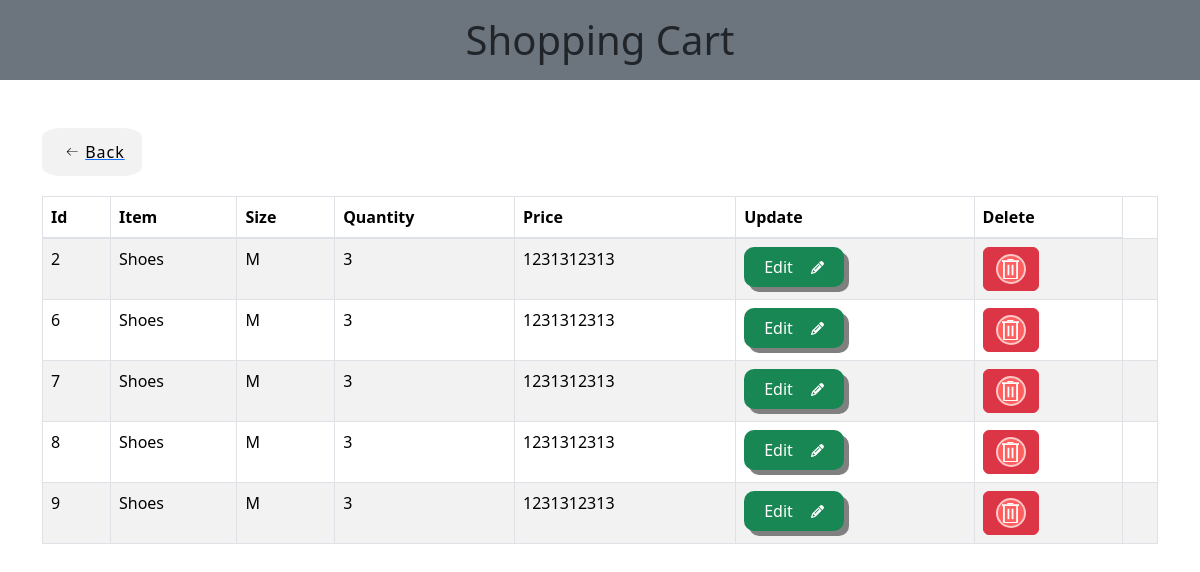
Screenshot of /CRUD/Shopping_cart.php with the database file from the repository.
### tables this page shows
CREATE TABLE `customer_cart` (
  `Id` int(11) NOT NULL,
  `Item` varchar(200) NOT NULL,
  `Size` varchar(5) DEFAULT NULL,
  `Quantity` int(11) NOT NULL,
  `Price` varchar(200) DEFAULT NULL
);

### CRUD/Shopping_cart.php (the view, shortened to what this page needs)
<?php include("../connection.php")?>
<!DOCTYPE html>
<html lang="en">
    <head>
        <link href="https://maxcdn.bootstrapcdn.com/bootstrap/4.5.2/css/bootstrap.min.css" rel="stylesheet">
        <link href="https://cdn.jsdelivr.net/npm/bootstrap@5.3.3/dist/css/bootstrap.min.css" rel="stylesheet">
    </head>
    <body>
        <h1 class="container-ls bg-secondary p-3 text-center mb-5" id="main-title">Shopping Cart</h1>
        <div class="container">
            <div class="box1">
                <a href="../index.php">
                <button class="backButton">
                    <span>Back</span>
                </button>
                </a>
            </div>
            <table class="table table-hover table-bordered table-striped">
                <thead>
                    <th>Id</th>
                    <th>Item</th>
                    <th>Size</th>
                    <th>Quantity</th>
                    <th>Price</th>
                    <th>Update</th>
                    <th>Delete</th>
                </thead>
                <tbody>
                    <?php
                    $query = "SELECT * FROM `customer_cart`";
                    $result = $connect->query($query);
                    if ($result->num_rows > 0) {
                        while ($row = $result->fetch_assoc()) {
                    ?>
                    <tr>
                        <td><?php echo $row['Id']; ?></td>
                        <td><?php echo $row['Item']; ?></td>
                        <td><?php echo $row['Size']; ?></td>
                        <td><?php echo $row['Quantity']; ?></td>
                        <td><?php echo $row['Price']; ?></td>
                        <td>
                            <button type="button" data-row-id="<?php echo $row['Id']?>" class="update btn btn-success update-button" data-bs-toggle="modal" data-bs-target="#exampleModal">Edit
                            </button>
                        <td>
                            <a href="Delete.php?Id=<?php echo $row['Id']?>" class="btn btn-danger">
                            <button class="bin-button">
                                <svg
                                    xmlns="http://www.w3.org/2000/svg"
                                    fill="none"
                                    viewBox="0 0 39 7"
                                    class="bin-top"
                                >
                                    <line stroke-width="4" stroke="white" y2="5" x2="39" y1="5"></line>
                                    <line
                                    stroke-width="3"
                                    stroke="white"
                                    y2="1.5"
                                    x2="26.0357"
                                    y1="1.5"
                                    x1="12"
                                    ></line>
                                </svg>
                            </button>
                            </a>
                        </td>
                        <td>
                        </td>
                    </tr>
                    <?php
                        }
                    }
                    ?>
                </tbody>
            </table>
            <?php include('Modal_Update.php')?>
        </body>
</html>

### CRUD/Modal_Update.php (shortened to what this page needs)
<!DOCTYPE html>
<html lang="en">
<head>
</head>
<body>
</body>
</html>

### CRUD/Shopping_cart.php (style rules this page uses)
.update { position: relative; display: flex; align-items: center; justify-content: flex-start; width: 100px; height: 40px; border: none; padding: 0px 20px; background-color: linear-gradient(90deg, rgba(56,174,94,1) 18%, rgba(24,197,126,1) 85%, rgba(14,30,67,1) 1460%, rgba(12,242,0,1) 3060%); ; color: white; font-weight: 500; cursor: pointer; border-radius: 10px; box-shadow: 5px 5px 0px gray; transition-duration: .3s; }
.svg { width: 13px; position: absolute; right: 0; margin-right: 20px; fill: white; transition-duration: .3s; }
.bin-button { display: flex; flex-direction: column; align-items: center; justify-content: center; width: 30px; height: 30px; border-radius: 50%; background-color: rgb(255, 95, 95); cursor: pointer; border: 2px solid rgb(255, 201, 201); transition-duration: 0.3s; position: relative; overflow: hidden; }
.bin-bottom { width: 15px; z-index: 2; }
.bin-top { width: 17px; transform-origin: right; transition-duration: 0.3s; z-index: 2; }
.backButton { display: flex; height: 3em; width: 100px; align-items: center; justify-content: center; background-color: #eeeeee4b; border-radius: 20%; letter-spacing: 1px; transition: all 0.2s linear; cursor: pointer; border: none; background: rgb(242, 242, 242); margin-bottom: 20px; }
.backButton > svg { margin-right: 5px; margin-left: 5px; font-size: 20px; transition: all 0.4s ease-in; }

### rows the page displays
customer_cart: Id "2", Item "Shoes", Size "M", Quantity "3", Price "1231312313"
customer_cart: Id "6", Item "Shoes", Size "M", Quantity "3", Price "1231312313"
customer_cart: Id "7", Item "Shoes", Size "M", Quantity "3", Price "1231312313"
customer_cart: Id "8", Item "Shoes", Size "M", Quantity "3", Price "1231312313"
customer_cart: Id "9", Item "Shoes", Size "M", Quantity "3", Price "1231312313"
